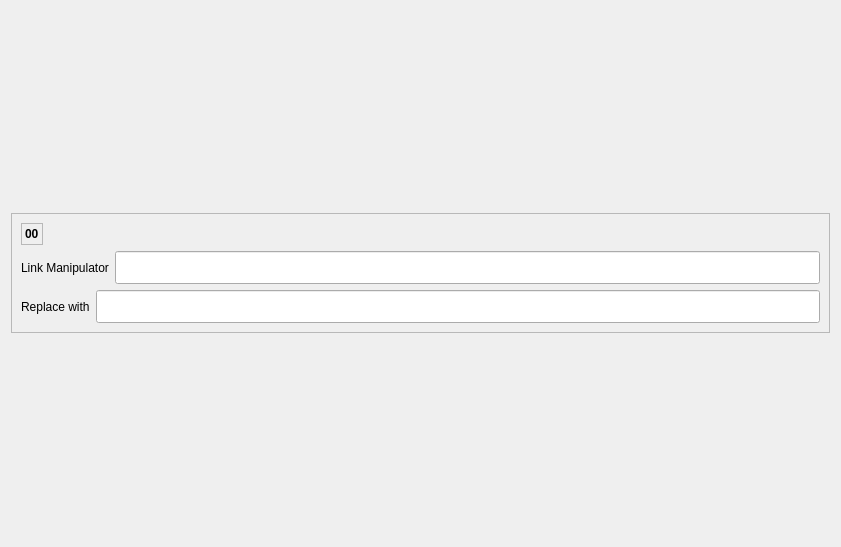
<?xml version="1.0" encoding="UTF-8"?>
<ui version="4.0">
 <class>Form</class>
 <widget class="QWidget" name="Form">
  <property name="geometry">
   <rect>
    <x>0</x>
    <y>0</y>
    <width>841</width>
    <height>547</height>
   </rect>
  </property>
  <property name="windowTitle">
   <string>Form</string>
  </property>
  <layout class="QGridLayout" name="gridLayout_2">
   <item row="0" column="0">
    <widget class="QFrame" name="frame_3">
     <property name="minimumSize">
      <size>
       <width>0</width>
       <height>120</height>
      </size>
     </property>
     <property name="maximumSize">
      <size>
       <width>16777215</width>
       <height>120</height>
      </size>
     </property>
     <property name="frameShape">
      <enum>QFrame::StyledPanel</enum>
     </property>
     <property name="frameShadow">
      <enum>QFrame::Raised</enum>
     </property>
     <layout class="QGridLayout" name="gridLayout_5">
      <item row="2" column="1" colspan="2">
       <widget class="QLineEdit" name="lineEdit_replace_text">
        <property name="font">
         <font>
          <family>URW Gothic [urw]</family>
          <pointsize>15</pointsize>
         </font>
        </property>
        <property name="text">
         <string/>
        </property>
       </widget>
      </item>
      <item row="2" column="0">
       <widget class="QLabel" name="label_3">
        <property name="text">
         <string>Replace with</string>
        </property>
       </widget>
      </item>
      <item row="1" column="0" colspan="2">
       <widget class="QLabel" name="label_2">
        <property name="text">
         <string>Link Manipulator</string>
        </property>
       </widget>
      </item>
      <item row="1" column="2">
       <widget class="QLineEdit" name="lineEdit_global_manipulator">
        <property name="font">
         <font>
          <family>Tlwg Mono</family>
          <pointsize>15</pointsize>
          <stylestrategy>PreferAntialias</stylestrategy>
         </font>
        </property>
        <property name="text">
         <string/>
        </property>
       </widget>
      </item>
      <item row="0" column="0" colspan="3">
       <widget class="QFrame" name="frame_2">
        <property name="frameShape">
         <enum>QFrame::NoFrame</enum>
        </property>
        <property name="frameShadow">
         <enum>QFrame::Raised</enum>
        </property>
        <layout class="QHBoxLayout" name="horizontalLayout">
         <property name="spacing">
          <number>0</number>
         </property>
         <property name="leftMargin">
          <number>0</number>
         </property>
         <property name="topMargin">
          <number>0</number>
         </property>
         <property name="rightMargin">
          <number>0</number>
         </property>
         <property name="bottomMargin">
          <number>0</number>
         </property>
         <item>
          <widget class="QFrame" name="frame">
           <property name="frameShape">
            <enum>QFrame::StyledPanel</enum>
           </property>
           <property name="frameShadow">
            <enum>QFrame::Raised</enum>
           </property>
           <layout class="QGridLayout" name="gridLayout">
            <property name="leftMargin">
             <number>3</number>
            </property>
            <property name="topMargin">
             <number>3</number>
            </property>
            <property name="rightMargin">
             <number>3</number>
            </property>
            <property name="bottomMargin">
             <number>3</number>
            </property>
            <property name="spacing">
             <number>3</number>
            </property>
            <item row="0" column="0" alignment="Qt::AlignHCenter|Qt::AlignVCenter">
             <widget class="QLabel" name="label_sequence">
              <property name="font">
               <font>
                <weight>75</weight>
                <bold>true</bold>
               </font>
              </property>
              <property name="text">
               <string>00</string>
              </property>
             </widget>
            </item>
           </layout>
          </widget>
         </item>
         <item>
          <spacer name="horizontalSpacer">
           <property name="orientation">
            <enum>Qt::Horizontal</enum>
           </property>
           <property name="sizeHint" stdset="0">
            <size>
             <width>40</width>
             <height>20</height>
            </size>
           </property>
          </spacer>
         </item>
        </layout>
       </widget>
      </item>
     </layout>
    </widget>
   </item>
  </layout>
 </widget>
 <resources/>
 <connections/>
</ui>
